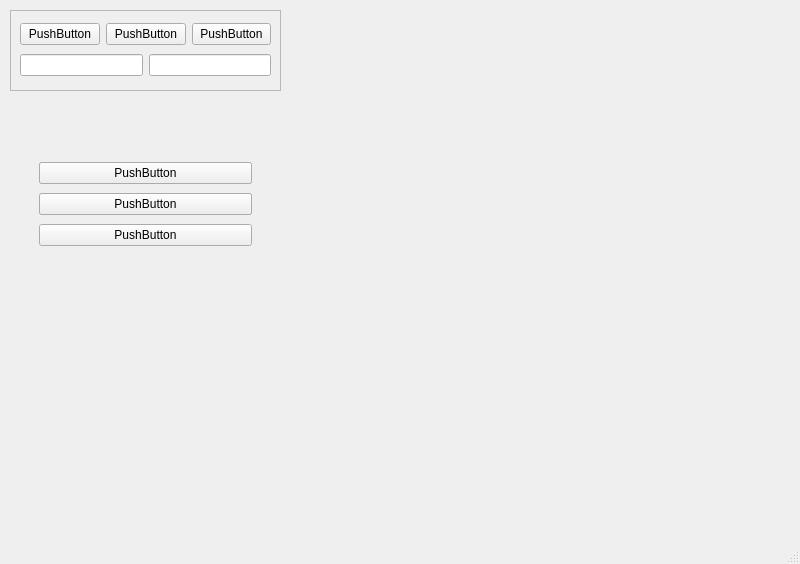
<?xml version="1.0" encoding="UTF-8"?>
<ui version="4.0">
 <class>MainWindow</class>
 <widget class="QMainWindow" name="MainWindow">
  <property name="geometry">
   <rect>
    <x>0</x>
    <y>0</y>
    <width>800</width>
    <height>564</height>
   </rect>
  </property>
  <property name="windowTitle">
   <string>MainWindow</string>
  </property>
  <widget class="QWidget" name="centralwidget">
   <widget class="QFrame" name="frame">
    <property name="geometry">
     <rect>
      <x>10</x>
      <y>10</y>
      <width>271</width>
      <height>81</height>
     </rect>
    </property>
    <property name="frameShape">
     <enum>QFrame::StyledPanel</enum>
    </property>
    <property name="frameShadow">
     <enum>QFrame::Raised</enum>
    </property>
    <layout class="QGridLayout" name="gridLayout">
     <item row="0" column="1" colspan="2">
      <widget class="QPushButton" name="pushButton_2">
       <property name="text">
        <string>PushButton</string>
       </property>
      </widget>
     </item>
     <item row="0" column="0">
      <widget class="QPushButton" name="pushButton">
       <property name="text">
        <string>PushButton</string>
       </property>
      </widget>
     </item>
     <item row="1" column="2" colspan="2">
      <widget class="QLineEdit" name="lineEdit_2"/>
     </item>
     <item row="1" column="0" colspan="2">
      <widget class="QLineEdit" name="lineEdit"/>
     </item>
     <item row="0" column="3">
      <widget class="QPushButton" name="pushButton_3">
       <property name="text">
        <string>PushButton</string>
       </property>
      </widget>
     </item>
    </layout>
   </widget>
   <widget class="QFrame" name="gridFrame">
    <property name="geometry">
     <rect>
      <x>30</x>
      <y>150</y>
      <width>231</width>
      <height>111</height>
     </rect>
    </property>
    <layout class="QGridLayout" name="gridLayout_2">
     <item row="1" column="0">
      <widget class="QLineEdit" name="lineEdit_4"/>
     </item>
     <item row="1" column="0">
      <widget class="QPushButton" name="pushButton_4">
       <property name="text">
        <string>PushButton</string>
       </property>
      </widget>
     </item>
     <item row="2" column="0">
      <widget class="QPushButton" name="pushButton_6">
       <property name="text">
        <string>PushButton</string>
       </property>
      </widget>
     </item>
     <item row="0" column="0">
      <widget class="QLineEdit" name="lineEdit_3"/>
     </item>
     <item row="0" column="0">
      <widget class="QPushButton" name="pushButton_5">
       <property name="text">
        <string>PushButton</string>
       </property>
      </widget>
     </item>
    </layout>
   </widget>
  </widget>
  <widget class="QMenuBar" name="menubar">
   <property name="geometry">
    <rect>
     <x>0</x>
     <y>0</y>
     <width>800</width>
     <height>23</height>
    </rect>
   </property>
  </widget>
  <widget class="QStatusBar" name="statusbar"/>
 </widget>
 <resources/>
 <connections/>
</ui>
